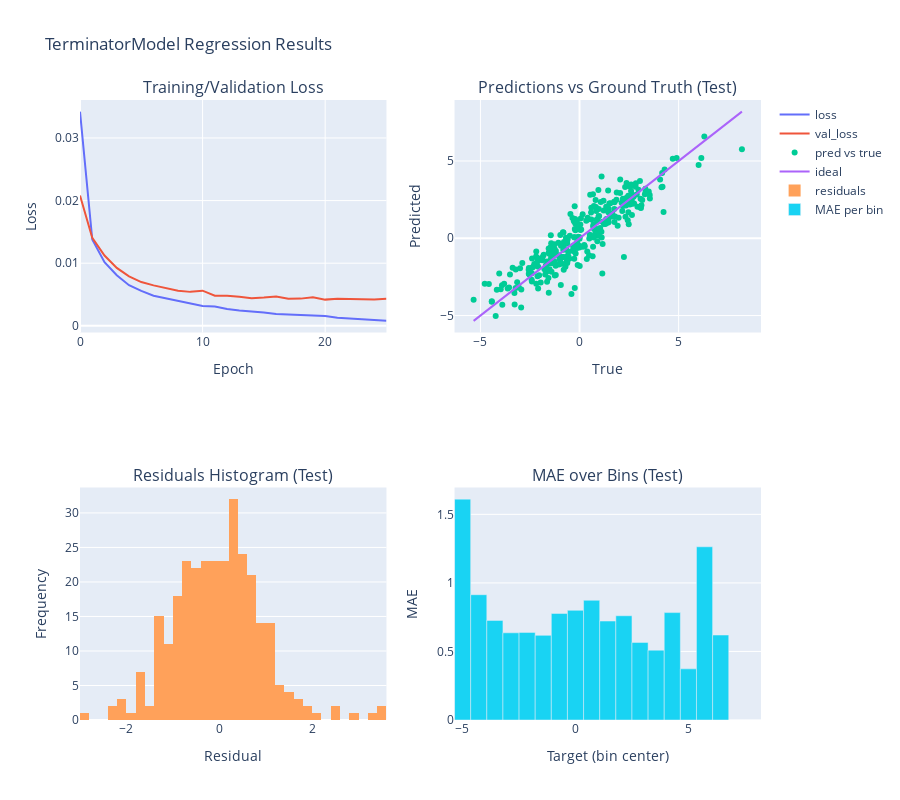

The code cell stored with this chart in its notebook:
### Markdown cell above
## 5. Visualizations

We will plot training curves, predictions vs. ground truth, and residuals.

### Code cell
print("📊 Creating visualizations...")

# Loss curves
hist_loss = history.history.get("loss", [])
hist_val_loss = history.history.get("val_loss", [])

# Unscale predictions for better visualization (convert back from [0,1] range)
# Recalculate scaling parameters from the original data
y_test_raw = y_test * (y_raw.max() - y_raw.min()) + y_raw.min()
y_pred_test_raw = y_pred_test * (y_raw.max() - y_raw.min()) + y_raw.min()

# Residuals (test, unscaled)
residuals = (y_test_raw - y_pred_test_raw)

fig = make_subplots(
    rows=2, cols=2,
    subplot_titles=(
        "Training/Validation Loss",
        "Predictions vs Ground Truth (Test)",
        "Residuals Histogram (Test)",
        "MAE over Bins (Test)"
    ),
    specs=[[{"type": "scatter"}, {"type": "scatter"}],
           [{"type": "histogram"}, {"type": "bar"}]]
)

# Plot 1: Loss curves
fig.add_scatter(y=hist_loss, mode="lines", name="loss", row=1, col=1)
fig.add_scatter(y=hist_val_loss, mode="lines", name="val_loss", row=1, col=1)

# Plot 2: Predictions vs truth (unscaled)
idx = np.random.choice(len(y_test_raw), size=min(400, len(y_test_raw)), replace=False)
fig.add_scatter(
    x=y_test_raw[idx], y=y_pred_test_raw[idx], mode="markers", name="pred vs true",
    row=1, col=2
)
# Reference line (unscaled)
min_v = float(min(y_test_raw.min(), y_pred_test_raw.min()))
max_v = float(max(y_test_raw.max(), y_pred_test_raw.max()))
fig.add_scatter(x=[min_v, max_v], y=[min_v, max_v], mode="lines", name="ideal", row=1, col=2)

# Plot 3: Residuals histogram
fig.add_histogram(x=residuals, nbinsx=40, name="residuals", row=2, col=1)

# Plot 4: MAE over bins
bins = np.linspace(min_v, max_v, 20)
bin_indices = np.digitize(y_test_raw, bins)
mae_per_bin = []
centers = []
for b in range(1, len(bins)):
    mask = bin_indices == b
    if np.any(mask):
        mae_per_bin.append(np.mean(np.abs(y_test_raw[mask] - y_pred_test_raw[mask])))
        centers.append((bins[b] + bins[b-1]) / 2)
    else:
        mae_per_bin.append(0.0)
        centers.append((bins[b] + bins[b-1]) / 2)

fig.add_bar(x=centers, y=mae_per_bin, name="MAE per bin", row=2, col=2)

fig.update_layout(height=800, title_text="TerminatorModel Regression Results", showlegend=True)
fig.update_xaxes(title_text="Epoch", row=1, col=1)
fig.update_yaxes(title_text="Loss", row=1, col=1)
fig.update_xaxes(title_text="True", row=1, col=2)
fig.update_yaxes(title_text="Predicted", row=1, col=2)
fig.update_xaxes(title_text="Residual", row=2, col=1)
fig.update_yaxes(title_text="Frequency", row=2, col=1)
fig.update_xaxes(title_text="Target (bin center)", row=2, col=2)
fig.update_yaxes(title_text="MAE", row=2, col=2)

fig.show()
print("✅ Visualizations created successfully!")

### Figure 1 — Plotly figure (JSON) as saved in the notebook; plotly's stock layout.template omitted (floating-point values rounded to 4 significant figures; data arrays with more than 128 entries replaced by an {"elided": "..."} marker saying what was removed)
{"data": [{"mode": "lines", "name": "loss", "type": "scatter", "xaxis": "x", "y": [0.0342, 0.01379, 0.01015, 0.008074, 0.006483, 0.005573, 0.004809, 0.004379, 0.003937, 0.003511, 0.003186, 0.003094, 0.002691, 0.002442, 0.002304, 0.002122, 0.001876, 0.001812, 0.001652, 0.001589, 0.001565, 0.001283, 0.001135, 0.001066, 0.0008998, 0.0007934], "yaxis": "y"}, {"mode": "lines", "name": "val_loss", "type": "scatter", "xaxis": "x", "y": [0.0208, 0.01405, 0.01123, 0.009248, 0.007895, 0.006993, 0.006458, 0.006026, 0.00562, 0.005423, 0.005613, 0.004822, 0.004788, 0.004627, 0.004425, 0.004528, 0.004684, 0.004312, 0.004346, 0.004574, 0.004186, 0.004341, 0.004261, 0.004217, 0.004225, 0.00434], "yaxis": "y"}, {"mode": "markers", "name": "pred vs true", "type": "scatter", "x": {"elided": "300 float values"}, "xaxis": "x2", "y": {"elided": "300 float values"}, "yaxis": "y2"}, {"mode": "lines", "name": "ideal", "type": "scatter", "x": [-5.344, 8.195], "xaxis": "x2", "y": [-5.344, 8.195], "yaxis": "y2"}, {"name": "residuals", "nbinsx": 40, "type": "histogram", "x": {"elided": "300 float values"}, "xaxis": "x3", "yaxis": "y3"}, {"name": "MAE per bin", "type": "bar", "x": [-4.988, -4.275, -3.563, -2.85, -2.137, -1.425, -0.7123, 0.0002848, 0.7129, 1.425, 2.138, 2.851, 3.563, 4.276, 4.988, 5.701, 6.414, 7.126, 7.839], "xaxis": "x4", "y": [1.611, 0.9139, 0.7266, 0.636, 0.639, 0.6174, 0.7772, 0.8, 0.8732, 0.7217, 0.7603, 0.5659, 0.5093, 0.7835, 0.3731, 1.263, 0.6199, 0, 0], "yaxis": "y4"}], "layout": {"annotations": [{"font": {"size": 16}, "showarrow": false, "text": "Training/Validation Loss", "x": 0.225, "xanchor": "center", "xref": "paper", "y": 1, "yanchor": "bottom", "yref": "paper"}, {"font": {"size": 16}, "showarrow": false, "text": "Predictions vs Ground Truth (Test)", "x": 0.775, "xanchor": "center", "xref": "paper", "y": 1, "yanchor": "bottom", "yref": "paper"}, {"font": {"size": 16}, "showarrow": false, "text": "Residuals Histogram (Test)", "x": 0.225, "xanchor": "center", "xref": "paper", "y": 0.375, "yanchor": "bottom", "yref": "paper"}, {"font": {"size": 16}, "showarrow": false, "text": "MAE over Bins (Test)", "x": 0.775, "xanchor": "center", "xref": "paper", "y": 0.375, "yanchor": "bottom", "yref": "paper"}], "height": 800, "showlegend": true, "title": {"text": "TerminatorModel Regression Results"}, "xaxis": {"anchor": "y", "domain": [0, 0.45], "title": {"text": "Epoch"}}, "xaxis2": {"anchor": "y2", "domain": [0.55, 1], "title": {"text": "True"}}, "xaxis3": {"anchor": "y3", "domain": [0, 0.45], "title": {"text": "Residual"}}, "xaxis4": {"anchor": "y4", "domain": [0.55, 1], "title": {"text": "Target (bin center)"}}, "yaxis": {"anchor": "x", "domain": [0.625, 1], "title": {"text": "Loss"}}, "yaxis2": {"anchor": "x2", "domain": [0.625, 1], "title": {"text": "Predicted"}}, "yaxis3": {"anchor": "x3", "domain": [0, 0.375], "title": {"text": "Frequency"}}, "yaxis4": {"anchor": "x4", "domain": [0, 0.375], "title": {"text": "MAE"}}}}
